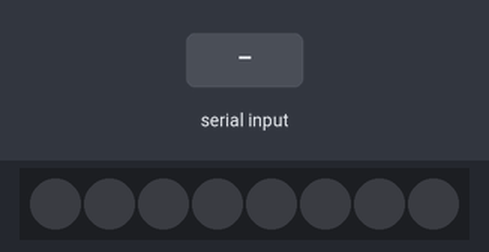
The sketch below on a simulated Arduino Uno, built with avr-gcc and run on an emulated ATmega328P. Shown: 8 RGB LEDs in strip order, left to right. The inputs (shaded band) are chosen by the test bench. What the sketch prints to the serial monitor is not drawn.

Above: at 1.2 s.
1.3 s: "sol\n" received over Serial
At 1.35 s:
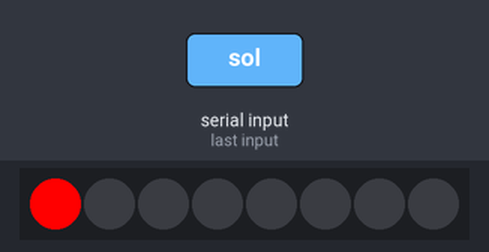
At 1.75 s:
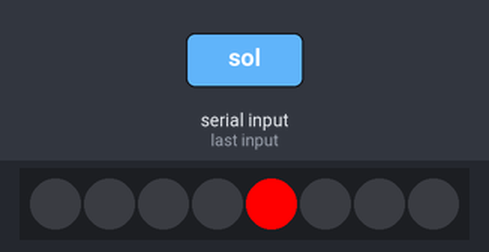
Timing chart, 0 to 4.3 s (numbered marks = the images above; inputs shaded):
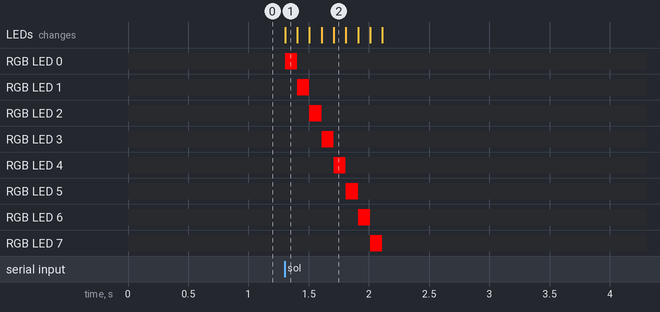

The sketch:

chal3.ino
```cpp
#include <Adafruit_NeoPixel.h>

int PIN=3, NUMPIXELS=8;

Adafruit_NeoPixel pixels= Adafruit_NeoPixel(NUMPIXELS, PIN, NEO_GRB + NEO_KHZ800);

String input;

int sol() {
  for (int i=0; i<8; i++){
    pixels.setPixelColor(i,pixels.Color(255,0,0));
    pixels.show();
    delay(100);
    pixels.setPixelColor(i,pixels.Color(0,0,0));
    pixels.show();
  }

}

int sag() {
  for (int i=8; i>-1; i--){
    pixels.setPixelColor(i,pixels.Color(255,0,0));
    pixels.show();
    delay(100);
    pixels.setPixelColor(i,pixels.Color(0,0,0));
    pixels.show();
  }

}

void setup() {
    Serial.begin(9600);

    pixels.begin();

    Serial.println("Type something!");
}

void loop() {
    if(Serial.available()){
        input = Serial.readStringUntil('\n');
        if (input.equals("sol")) {
          sol();
        } else if (input.equals("sağ")){
          sag();
        }
    }
}
```

Measured:
- after the input at 1.3 s, RGB LED 0: off → RGB(255, 0, 0) at once, → off 0.10 s later; RGB LED 1: off → RGB(255, 0, 0) after 0.11 s, → off 0.10 s later
